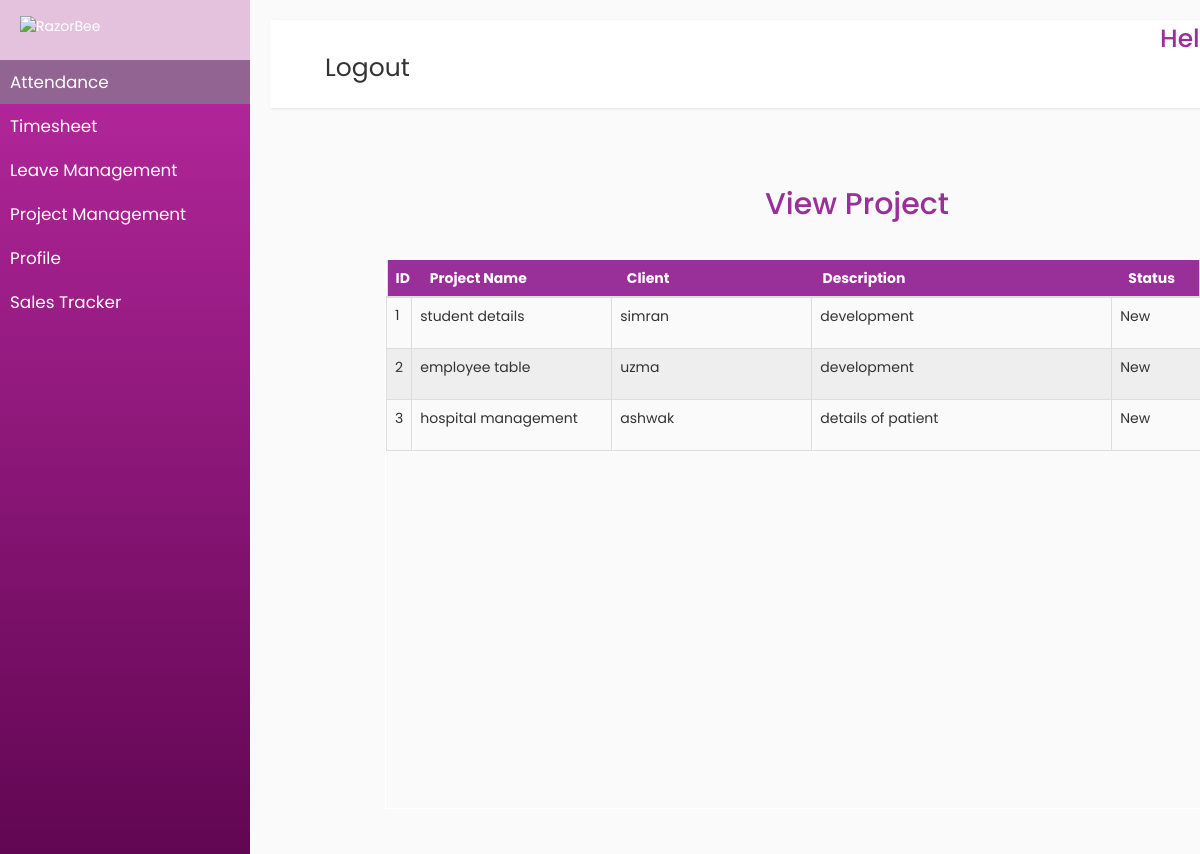
The app's page /extra/EmployeeManagement/accounts/projectmanagement.php (signed in) with its own data.
### tables this page shows
CREATE TABLE `projectmaster` (
  `id` int(11) NOT NULL,
  `projectname` text NOT NULL,
  `clientname` text NOT NULL,
  `description` text NOT NULL,
  `projectstatus` text NOT NULL
);

### extra/EmployeeManagement/accounts/projectmanagement.php (the view, shortened to what this page needs)
<?php
$user = new User();
$uid = $_SESSION['uid'];
?>
<!DOCTYPE html>
<html>
<head>
    <link rel="stylesheet" href="https://maxcdn.bootstrapcdn.com/bootstrap/3.4.0/css/bootstrap.min.css">
    <link rel="stylesheet" href="/EmployeeManagement/accounts/styles.css">
</head>
<body>
    <div class="wrapper">
        <nav id="sidebar">
            <ul class="list-unstyled components">
                <div class="sidebar-header" style="margin-top:-20px">
                    <a href="#"><img src="http://razorbee.com/wp-content/uploads/2017/08/razorbee_logo.png" alt="RazorBee" class="img-logo-w2" style="width: 190px;  margin-top: -10px;font-color:white "></a>
                </div>
                <li class="active">
                    <a href="#homeSubmenu" data-toggle="collapse" aria-expanded="false" class="dropdown-toggle">Attendance</a>
                </li>
                <li>
                    <a href="#" id="timesheet">Timesheet</a>
                </li>
                <li>
                    <a href="#leaveSubmenu" data-toggle="collapse" aria-expanded="false" class="dropdown-toggle">Leave Management</a>
                </li>
                <li>
                    <a href="#projectSubmenu" data-toggle="collapse" aria-expanded="false" class="dropdown-toggle">Project Management</a>
                </li>
                <li>
                    <a href="#profilesubmenu" data-toggle="collapse" aria-expanded="false" class="dropdown-toggle">Profile </a>
                </li>
                <li>
                    <a href="#salessubmenu" data-toggle="collapse" aria-expanded="false" class="dropdown-toggle">Sales Tracker </a>
                </li>
            </ul>
        </nav>
        <div id="content">
            <nav class="navbar navbar-expand-lg navbar-light bg-light">
                <div class="container-fluid">
                    <div class="collapse navbar-collapse" id="navbarSupportedContent">
                        <ul class="nav navbar-nav ml-auto">
                            <li class="nav-item active">
                                <h1 style="color:purple;margin-left:850px;font-size:25px;margin-top:-10px;color:rgb(153, 47, 153)">Hello <?php $user->get_fullname($uid); ?></h1>
                            </li>
                            <li class="nav-item">
                                <a class="nav-link" href="../accounts/login.php" style="margin-top:-20px;font-size:25px">Logout</a>
                            </li>
                        </ul>
                    </div>
                </div>
            </nav>
    <div class="container" id="projecttable" style="margin-top:-140px">
 <h2 style="color:rgb(153, 47, 153);margin-top:-1 70px;margin-left:480px;">View Project</h1> <br>
     <table class="table table-bordered" id="t03" style="border:1px solid white;">
     <thead>
         <tr>
         <th style="position:fixed;">ID<span style="margin-left:20px">Project Name</span><span style="margin-left:100px">Client </span>
         </span><span style="margin-left:150px">Description </span></span><span style="margin-left:220px">Status </span><span style="margin-left:120px"></span></th>
             <th style="width:200px">Project Name</th>
             <th style="width:200px">Client</th>
             <th style="width:300px">Description</th>
             <th style="width:100px">Status</th>
         </tr>
     </thead>
     <tbody>
     <tr>
     <?php
         $conn = mysqli_connect('localhost','root','','employeemanagement');
         $result = mysqli_query($conn,"SELECT * FROM projectmaster");
         while($test = mysqli_fetch_array($result))
         {
             echo"<td>".$test['id']."</td>";
             echo"<td>".$test['projectname']."</td>";
             echo"<td>".$test['clientname']."</td>";
             echo"<td>".$test['description']."</td>";
             echo"<td>".$test['projectstatus']."</td>";
             echo "</tr>";
         }
     ?>
     </table>
 </div>
</div>
</div>
    </body>
</html>

### EmployeeManagement/accounts/styles.css (style rules this page uses)
body { font-family: 'Poppins', sans-serif; background: #fafafa; position:fixed; }
a, a:hover, a:focus { color: inherit; text-decoration: none; transition: all 0.3s; }
.navbar { padding: 15px 10px; background: #fff; border: none; border-radius: 0; margin-bottom: 40px; box-shadow: 1px 1px 3px rgba(0, 0, 0, 0.1); }
.wrapper { display: flex; width: 100%; align-items: stretch; }
#sidebar { min-width: 250px; max-width: 250px; background-image: linear-gradient(rgb(187, 42, 163),rgb(97, 6, 82)); color: #fff; transition: all 0.3s; }
#sidebar .sidebar-header { padding: 20px; background: rgb(228, 194, 222); }
#sidebar ul.components { padding: 20px 0; }
#sidebar ul li a { padding: 10px; font-size: 1.2em; display: block; }
#sidebar ul li.active>a, a[aria-expanded="true"] { color: #fff; background: rgb(146, 100, 146); }
a[data-toggle="collapse"] { position: relative; }
.dropdown-toggle::after { display: block; position: absolute; top: 50%; right: 20px; transform: translateY(-50%); }
#content { width: 100%; padding: 20px; min-height: 100vh; transition: all 0.3s; }
#t03 th { background-color: rgb(153, 47, 153); color: white; }
#t03 { margin-top: 8px; height: 550px; display: inline-block; width: 935px; overflow: auto; margin-left: 100px; }

### records on screen
projectmaster: id "1", projectname "student details", clientname "simran", description "development", projectstatus "New"
projectmaster: id "2", projectname "employee table", clientname "uzma", description "development", projectstatus "New"
projectmaster: id "3", projectname "hospital management", clientname "ashwak", description "details of patient", projectstatus "New"
